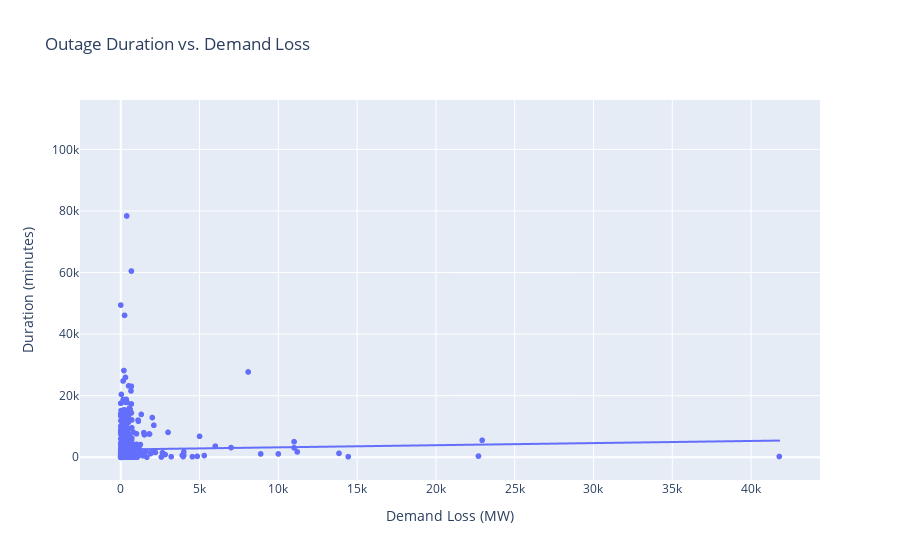

The code cell stored with this chart in its notebook:
### Code cell
# Scatter of duration vs. demand loss
fig = px.scatter(
    df_clean, x='DEMAND.LOSS.MW', y='OUTAGE.DURATION',
    trendline='ols',
    title='Outage Duration vs. Demand Loss'
)
fig.update_layout(xaxis_title='Demand Loss (MW)', yaxis_title='Duration (minutes)')
fig.show()

### Figure 1 — Plotly figure (JSON) as saved in the notebook; plotly's stock layout.template omitted (floating-point values rounded to 4 significant figures; data arrays with more than 128 entries replaced by an {"elided": "..."} marker saying what was removed)
{"data": [{"hovertemplate": "DEMAND.LOSS.MW=%{x}<br>OUTAGE.DURATION=%{y}<extra></extra>", "legendgroup": "", "marker": {"color": "#636efa", "symbol": "circle"}, "mode": "markers", "name": "", "showlegend": false, "type": "scattergl", "x": {"elided": "1476 int values"}, "xaxis": "x", "y": {"elided": "1476 int values"}, "yaxis": "y"}, {"hovertemplate": "<b>OLS trendline</b><br>OUTAGE.DURATION = 0.0690673 * DEMAND.LOSS.MW + 2529.24<br>R<sup>2</sup>=0.000718<br><br>DEMAND.LOSS.MW=%{x}<br>OUTAGE.DURATION=%{y} <b>(trend)</b><extra></extra>", "legendgroup": "", "marker": {"color": "#636efa", "symbol": "circle"}, "mode": "lines", "name": "", "showlegend": false, "type": "scattergl", "x": {"elided": "804 int values"}, "xaxis": "x", "y": {"elided": "804 float values"}, "yaxis": "y"}], "layout": {"autosize": true, "legend": {"tracegroupgap": 0}, "title": {"text": "Outage Duration vs. Demand Loss"}, "xaxis": {"anchor": "y", "autorange": true, "domain": [0, 1], "range": [-2525.0, 44310.0], "title": {"text": "Demand Loss (MW)"}, "type": "linear"}, "yaxis": {"anchor": "x", "autorange": true, "domain": [0, 1], "range": [-8967.0, 117600.0], "title": {"text": "Duration (minutes)"}, "type": "linear"}}}
